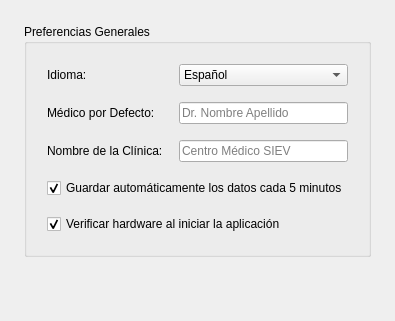
        <widget class="QWidget" name="general_page">
         <property name="objectName">
          <string>general_page</string>
         </property>
         <layout class="QVBoxLayout" name="general_layout">
          <property name="spacing">
           <number>20</number>
          </property>
          <property name="leftMargin">
           <number>24</number>
          </property>
          <property name="topMargin">
           <number>24</number>
          </property>
          <property name="rightMargin">
           <number>24</number>
          </property>
          <property name="bottomMargin">
           <number>24</number>
          </property>
          <item>
           <widget class="QGroupBox" name="general_preferences_group">
            <property name="title">
             <string>Preferencias Generales</string>
            </property>
            <property name="objectName">
             <string>general_preferences_group</string>
            </property>
            <layout class="QGridLayout" name="general_preferences_layout">
             <property name="spacing">
              <number>16</number>
             </property>
             <property name="leftMargin">
              <number>20</number>
             </property>
             <property name="topMargin">
              <number>20</number>
             </property>
             <property name="rightMargin">
              <number>20</number>
             </property>
             <property name="bottomMargin">
              <number>20</number>
             </property>
             <item row="0" column="0">
              <widget class="QLabel" name="label_language">
               <property name="text">
                <string>Idioma:</string>
               </property>
               <property name="objectName">
                <string>label_language</string>
               </property>
              </widget>
             </item>
             <item row="0" column="1">
              <widget class="QComboBox" name="combo_language">
               <property name="objectName">
                <string>combo_language</string>
               </property>
               <item>
                <property name="text">
                 <string>Español</string>
                </property>
               </item>
               <item>
                <property name="text">
                 <string>English</string>
                </property>
               </item>
               <item>
                <property name="text">
                 <string>Português</string>
                </property>
               </item>
              </widget>
             </item>
             <item row="1" column="0">
              <widget class="QLabel" name="label_default_doctor">
               <property name="text">
                <string>Médico por Defecto:</string>
               </property>
               <property name="objectName">
                <string>label_default_doctor</string>
               </property>
              </widget>
             </item>
             <item row="1" column="1">
              <widget class="QLineEdit" name="input_default_doctor">
               <property name="placeholderText">
                <string>Dr. Nombre Apellido</string>
               </property>
               <property name="objectName">
                <string>input_default_doctor</string>
               </property>
              </widget>
             </item>
             <item row="2" column="0">
              <widget class="QLabel" name="label_clinic_name">
               <property name="text">
                <string>Nombre de la Clínica:</string>
               </property>
               <property name="objectName">
                <string>label_clinic_name</string>
               </property>
              </widget>
             </item>
             <item row="2" column="1">
              <widget class="QLineEdit" name="input_clinic_name">
               <property name="placeholderText">
                <string>Centro Médico SIEV</string>
               </property>
               <property name="objectName">
                <string>input_clinic_name</string>
               </property>
              </widget>
             </item>
             <item row="3" column="0" colspan="2">
              <widget class="QCheckBox" name="check_auto_save">
               <property name="text">
                <string>Guardar automáticamente los datos cada 5 minutos</string>
               </property>
               <property name="objectName">
                <string>check_auto_save</string>
               </property>
               <property name="checked">
                <bool>true</bool>
               </property>
              </widget>
             </item>
             <item row="4" column="0" colspan="2">
              <widget class="QCheckBox" name="check_startup_check">
               <property name="text">
                <string>Verificar hardware al iniciar la aplicación</string>
               </property>
               <property name="objectName">
                <string>check_startup_check</string>
               </property>
               <property name="checked">
                <bool>true</bool>
               </property>
              </widget>
             </item>
            </layout>
           </widget>
          </item>
          <item>
           <spacer name="general_spacer">
            <property name="orientation">
             <enum>Qt::Vertical</enum>
            </property>
            <property name="sizeHint" stdset="0">
             <size>
              <width>20</width>
              <height>40</height>
             </size>
            </property>
           </spacer>
          </item>
         </layout>
        </widget>
